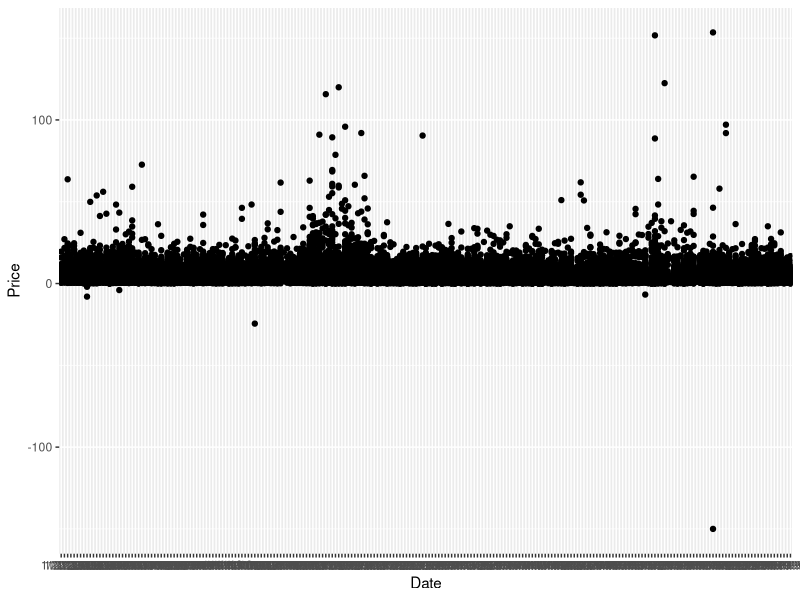

Generate this figure with R:
## ---- chunk 1
knitr::opts_chunk$set(echo = TRUE, message=FALSE, warning=FALSE, cache=TRUE, 
                      fig.width=7, fig.height=3, fig.align = "center")
library(readr)
library(dplyr)
library(ggplot2)
## ---- chunk 2

flex_data <- read_csv("flex_data.csv") 
head(flex_data)

ggplot(flex_data, aes(x=Date, y=Price)) + geom_point()
